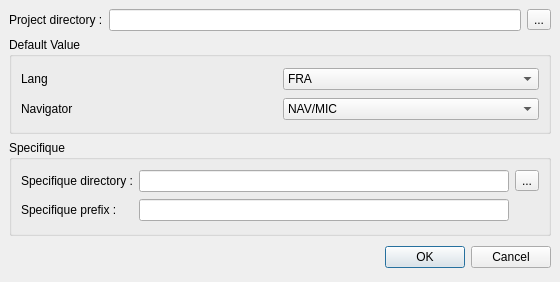
<ui version="4.0" >
 <class>Project Property</class>
 <widget class="QDialog" name="Project Property" >
  <property name="geometry" >
   <rect>
    <x>0</x>
    <y>0</y>
    <width>560</width>
    <height>282</height>
   </rect>
  </property>
  <property name="windowTitle" >
   <string>Dialog</string>
  </property>
  <layout class="QVBoxLayout" >
   <property name="margin" >
    <number>9</number>
   </property>
   <property name="spacing" >
    <number>6</number>
   </property>
   <item>
    <layout class="QHBoxLayout" >
     <property name="margin" >
      <number>0</number>
     </property>
     <property name="spacing" >
      <number>6</number>
     </property>
     <item>
      <widget class="QLabel" name="label_3" >
       <property name="text" >
        <string>Project directory :</string>
       </property>
      </widget>
     </item>
     <item>
      <widget class="QLineEdit" name="m_projectLineEdit" />
     </item>
     <item>
      <widget class="QToolButton" name="m_projectButton" >
       <property name="text" >
        <string>...</string>
       </property>
      </widget>
     </item>
    </layout>
   </item>
   <item>
    <widget class="QGroupBox" name="groupBox" >
     <property name="title" >
      <string>Default Value</string>
     </property>
     <layout class="QGridLayout" >
      <property name="margin" >
       <number>9</number>
      </property>
      <property name="spacing" >
       <number>6</number>
      </property>
      <item row="1" column="1" >
       <widget class="QComboBox" name="m_navigatorComboBox" >
        <item>
         <property name="text" >
          <string>NAV/MIC</string>
         </property>
        </item>
        <item>
         <property name="text" >
          <string>NAV/NET</string>
         </property>
        </item>
       </widget>
      </item>
      <item row="0" column="0" >
       <widget class="QLabel" name="label" >
        <property name="text" >
         <string>Lang</string>
        </property>
       </widget>
      </item>
      <item row="0" column="1" >
       <widget class="QComboBox" name="m_langComboBox" >
        <item>
         <property name="text" >
          <string>FRA</string>
         </property>
        </item>
        <item>
         <property name="text" >
          <string>ENG</string>
         </property>
        </item>
        <item>
         <property name="text" >
          <string>ESP</string>
         </property>
        </item>
        <item>
         <property name="text" >
          <string>ITA</string>
         </property>
        </item>
        <item>
         <property name="text" >
          <string>DEU</string>
         </property>
        </item>
       </widget>
      </item>
      <item row="1" column="0" >
       <widget class="QLabel" name="label_2" >
        <property name="text" >
         <string>Navigator</string>
        </property>
       </widget>
      </item>
     </layout>
    </widget>
   </item>
   <item>
    <widget class="QGroupBox" name="groupBox_2" >
     <property name="title" >
      <string>Specifique</string>
     </property>
     <layout class="QGridLayout" >
      <property name="margin" >
       <number>9</number>
      </property>
      <property name="spacing" >
       <number>6</number>
      </property>
      <item row="0" column="2" >
       <widget class="QToolButton" name="m_specifiquePathButton" >
        <property name="text" >
         <string>...</string>
        </property>
       </widget>
      </item>
      <item row="0" column="0" >
       <widget class="QLabel" name="label_4" >
        <property name="text" >
         <string>Specifique directory :</string>
        </property>
       </widget>
      </item>
      <item row="0" column="1" >
       <widget class="QLineEdit" name="m_specifiquePathLineEdit" />
      </item>
      <item row="1" column="0" >
       <widget class="QLabel" name="label_5" >
        <property name="text" >
         <string>Specifique prefix :</string>
        </property>
       </widget>
      </item>
      <item row="1" column="1" >
       <widget class="QLineEdit" name="m_prefixLineEdit" />
      </item>
     </layout>
    </widget>
   </item>
   <item>
    <layout class="QHBoxLayout" >
     <property name="margin" >
      <number>0</number>
     </property>
     <property name="spacing" >
      <number>6</number>
     </property>
     <item>
      <spacer>
       <property name="orientation" >
        <enum>Qt::Horizontal</enum>
       </property>
       <property name="sizeHint" >
        <size>
         <width>131</width>
         <height>31</height>
        </size>
       </property>
      </spacer>
     </item>
     <item>
      <widget class="QPushButton" name="okButton" >
       <property name="text" >
        <string>OK</string>
       </property>
      </widget>
     </item>
     <item>
      <widget class="QPushButton" name="cancelButton" >
       <property name="text" >
        <string>Cancel</string>
       </property>
      </widget>
     </item>
    </layout>
   </item>
  </layout>
 </widget>
 <resources/>
 <connections>
  <connection>
   <sender>okButton</sender>
   <signal>clicked()</signal>
   <receiver>Project Property</receiver>
   <slot>accept()</slot>
   <hints>
    <hint type="sourcelabel" >
     <x>278</x>
     <y>253</y>
    </hint>
    <hint type="destinationlabel" >
     <x>96</x>
     <y>254</y>
    </hint>
   </hints>
  </connection>
  <connection>
   <sender>cancelButton</sender>
   <signal>clicked()</signal>
   <receiver>Project Property</receiver>
   <slot>reject()</slot>
   <hints>
    <hint type="sourcelabel" >
     <x>369</x>
     <y>253</y>
    </hint>
    <hint type="destinationlabel" >
     <x>179</x>
     <y>282</y>
    </hint>
   </hints>
  </connection>
 </connections>
</ui>
